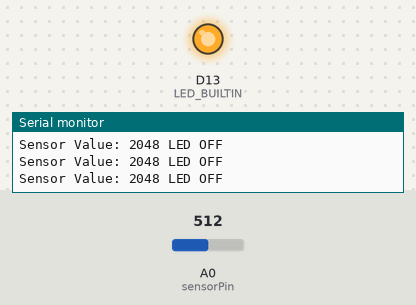
Bench run of a sketch on a simulated Arduino Zero (SAMD21). Shown: output pins drawn as LEDs (lit = HIGH), the last lines printed to the serial monitor. The inputs (shaded band) are chosen by the test bench; at power-on: A0 (sensorPin) = 512 (analog values on the 0–1023 scale).

Above: at 1.2 s.
1.3 s: A0 (sensorPin) set to 488
At 2.4 s:
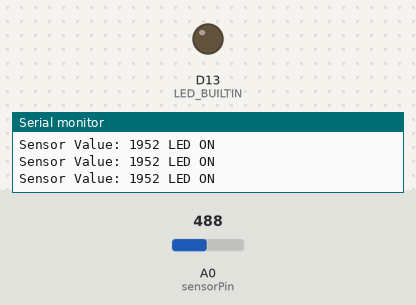
2.8 s: A0 (sensorPin) set to 511
At 3.7 s:
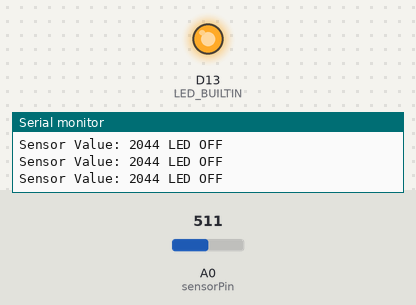
4.3 s: A0 (sensorPin) set to 306
At 5.0 s:
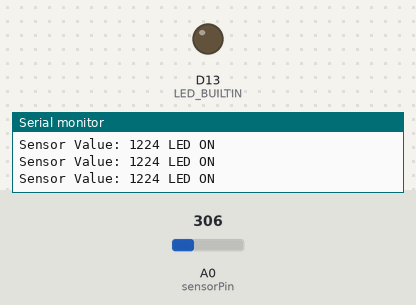
Timing chart, 0 to 7.3 s (numbered marks = the images above; inputs shaded):
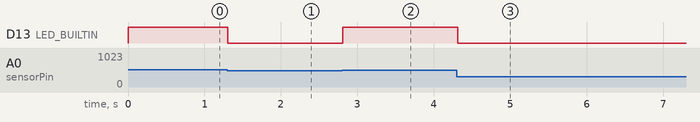

Measured:
- the behaviour switches between 501 and 500 on A0 (sensorPin) (found by bisection; images 0 and 1)
- after the input at 1.3 s, D13 (LED_BUILTIN): HIGH → LOW at once
- after the input at 2.8 s, D13 (LED_BUILTIN): LOW → HIGH at once
- after the input at 4.3 s, D13 (LED_BUILTIN): HIGH → LOW at once

The sketch:

5.2_LDR.ino
```cpp
const byte sensorPin = A0;
const int threshold = 2000;
int sensorValue = 0;
void setup()
{
  Serial.begin(115200);
  pinMode(LED_BUILTIN, OUTPUT);
  analogReadResolution(12);
}
void loop()
{
  sensorValue = analogRead(sensorPin);
  Serial.print("Sensor Value: ");
  Serial.print(sensorValue);
  if (sensorValue > threshold) {
    digitalWrite(LED_BUILTIN, HIGH);
    Serial.println(" LED OFF");
  } else {
    digitalWrite(LED_BUILTIN, LOW);
    Serial.println(" LED ON");
  }
  delay(100);
}
```
